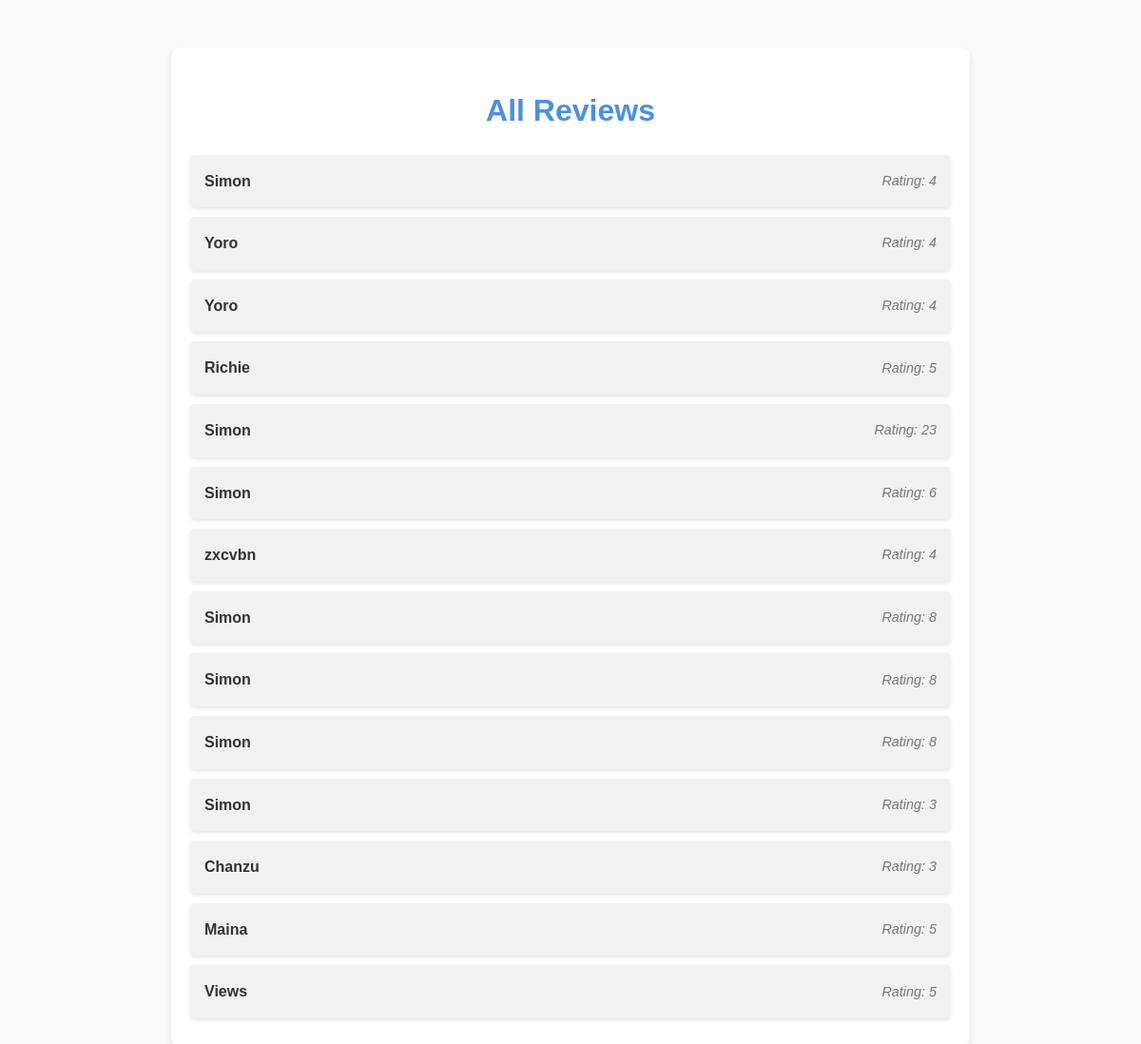
The app's page /reviews with its own data.
### reviews/models.py (models this page shows, shortened)
class Review(models.Model):
    user_name = models.CharField(max_length=100)
    review_text = models.TextField()
    rating = models.IntegerField(
        validators=[
            MinValueValidator(1),
            MaxValueValidator(5)
        ]
    )

### reviews/views.py (the view)
# urls.py: path("reviews",views.ReviewsListView.as_view(), name="reviews"),
class ReviewsListView(ListView):
     model = Review
     template_name = "reviews/reviewlist.html"

### reviews/templates/reviews/reviewlist.html (shortened to what this page needs)
{% extends "reviews/base.html" %}
{%  load static  %}
{% block css_files %}
<link rel="stylesheet" href="{% static 'reviews/reviewsStyles.css' %}">
{% endblock css_files %}
{% block content %}
<div class="reviews-container">
    <h1 class="page-title">All Reviews</h1>
    <ul class="review-list">
        {% for review in object_list %}
            <li class="review-item">
                <span class="review-user">{{ review.user_name }}</span>
                <span class="review-rating">Rating: {{ review.rating }}</span>
            </li>
        {% endfor %}
    </ul>
</div>
{% endblock content %}

### reviews/static/reviews/reviewsStyles.css (style rules this page uses)
body { margin: 0; font-family: 'Arial', sans-serif; line-height: 1.6; background-color: #f9f9f9; color: #333; }
.reviews-container { max-width: 800px; margin: 50px auto; padding: 20px; background: #ffffff; border-radius: 10px; box-shadow: 0 4px 6px rgba(0, 0, 0, 0.1); }
.page-title { font-size: 2rem; font-weight: bold; margin-bottom: 20px; text-align: center; color: #4a90e2; }
.review-list { list-style: none; padding: 0; margin: 0; }
.review-item { display: flex; justify-content: space-between; align-items: center; padding: 15px; margin-bottom: 10px; background: #f1f1f1; border-radius: 5px; box-shadow: 0 2px 4px rgba(0, 0, 0, 0.1); transition: background 0.3s, transform 0.2s; }
.review-user { font-weight: bold; color: #333; }
.review-rating { font-size: 0.9rem; font-style: italic; color: #777; }

### records on screen
Review: user_name "Simon", rating "4"
Review: user_name "Yoro", rating "4"
Review: user_name "Yoro", rating "4"
Review: user_name "Richie", rating "5"
Review: user_name "Simon", rating "23"
Review: user_name "Simon", rating "6"
Review: user_name "zxcvbn", rating "4"
Review: user_name "Simon", rating "8"
Review: user_name "Simon", rating "8"
Review: user_name "Simon", rating "8"
Review: user_name "Simon", rating "3"
Review: user_name "Chanzu", rating "3"
Review: user_name "Maina", rating "5"
Review: user_name "Views", rating "5"
